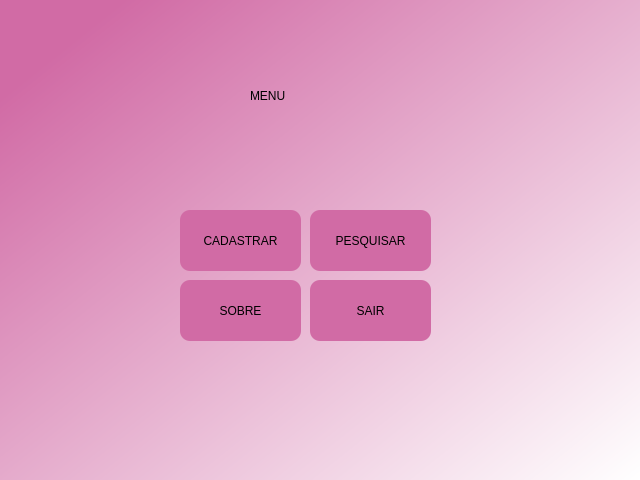
<?xml version="1.0" encoding="UTF-8"?>
<ui version="4.0">
 <class>menuWindow</class>
 <widget class="QDialog" name="menuWindow">
  <property name="geometry">
   <rect>
    <x>0</x>
    <y>0</y>
    <width>640</width>
    <height>480</height>
   </rect>
  </property>
  <property name="windowTitle">
   <string>Menu</string>
  </property>
  <widget class="QWidget" name="bgWidget" native="true">
   <property name="geometry">
    <rect>
     <x>0</x>
     <y>0</y>
     <width>640</width>
     <height>480</height>
    </rect>
   </property>
   <property name="styleSheet">
    <string notr="true">QWidget#bgWidget{
background-color: qlineargradient(spread:pad, x1:0.073, y1:0.128341, x2:1, y2:1, stop:0 rgba(209, 107, 165, 255), stop:1 rgba(255, 255, 255, 255));}</string>
   </property>
   <widget class="QLabel" name="label">
    <property name="geometry">
     <rect>
      <x>250</x>
      <y>60</y>
      <width>121</width>
      <height>71</height>
     </rect>
    </property>
    <property name="styleSheet">
     <string notr="true">font: 36pt &quot;Monospace&quot;;</string>
    </property>
    <property name="text">
     <string>MENU</string>
    </property>
   </widget>
   <widget class="QPushButton" name="signButton">
    <property name="geometry">
     <rect>
      <x>180</x>
      <y>210</y>
      <width>121</width>
      <height>61</height>
     </rect>
    </property>
    <property name="cursor">
     <cursorShape>PointingHandCursor</cursorShape>
    </property>
    <property name="styleSheet">
     <string notr="true">border-radius: 10px;
border-color: rgb(255, 255, 255);
background-color: rgba(209, 107, 165, 255);
</string>
    </property>
    <property name="text">
     <string>CADASTRAR</string>
    </property>
    <property name="icon">
     <iconset theme="QIcon::ThemeIcon::InsertImage">
      <normaloff>Icon/signUp.png</normaloff>
      <normalon>Icon/signUp.png</normalon>
      <disabledoff>Icon/signUp.png</disabledoff>
      <disabledon>Icon/signUp.png</disabledon>
      <activeoff>Icon/signUp.png</activeoff>
      <activeon>Icon/signUp.png</activeon>
      <selectedoff>Icon/signUp.png</selectedoff>
      <selectedon>Icon/signUp.png</selectedon>Icon/signUp.png</iconset>
    </property>
    <property name="iconSize">
     <size>
      <width>40</width>
      <height>40</height>
     </size>
    </property>
   </widget>
   <widget class="QPushButton" name="searchButton">
    <property name="geometry">
     <rect>
      <x>310</x>
      <y>210</y>
      <width>121</width>
      <height>61</height>
     </rect>
    </property>
    <property name="cursor">
     <cursorShape>PointingHandCursor</cursorShape>
    </property>
    <property name="styleSheet">
     <string notr="true">border-radius: 10px;
border-color: rgb(255, 255, 255);
background-color: rgba(209, 107, 165, 255);</string>
    </property>
    <property name="text">
     <string>PESQUISAR</string>
    </property>
    <property name="icon">
     <iconset theme="QIcon::ThemeIcon::DocumentPrintPreview">
      <normaloff>Icon/search.png</normaloff>
      <normalon>Icon/search.png</normalon>
      <disabledoff>Icon/search.png</disabledoff>
      <disabledon>Icon/search.png</disabledon>
      <activeoff>Icon/search.png</activeoff>
      <activeon>Icon/search.png</activeon>
      <selectedoff>Icon/search.png</selectedoff>Icon/search.png</iconset>
    </property>
    <property name="iconSize">
     <size>
      <width>40</width>
      <height>40</height>
     </size>
    </property>
   </widget>
   <widget class="QPushButton" name="aboutButton">
    <property name="geometry">
     <rect>
      <x>180</x>
      <y>280</y>
      <width>121</width>
      <height>61</height>
     </rect>
    </property>
    <property name="cursor">
     <cursorShape>PointingHandCursor</cursorShape>
    </property>
    <property name="styleSheet">
     <string notr="true">border-radius: 10px;
border-color: rgb(255, 255, 255);
background-color: rgba(209, 107, 165, 255);</string>
    </property>
    <property name="text">
     <string>SOBRE</string>
    </property>
    <property name="icon">
     <iconset theme="QIcon::ThemeIcon::FormatTextDirectionLtr">
      <normalon>Icon/about.png</normalon>
     </iconset>
    </property>
    <property name="iconSize">
     <size>
      <width>40</width>
      <height>40</height>
     </size>
    </property>
   </widget>
   <widget class="QPushButton" name="exitButton">
    <property name="geometry">
     <rect>
      <x>310</x>
      <y>280</y>
      <width>121</width>
      <height>61</height>
     </rect>
    </property>
    <property name="cursor">
     <cursorShape>PointingHandCursor</cursorShape>
    </property>
    <property name="styleSheet">
     <string notr="true">border-radius: 10px;
border-color: rgb(255, 255, 255);
background-color: rgba(209, 107, 165, 255);</string>
    </property>
    <property name="text">
     <string>SAIR</string>
    </property>
    <property name="icon">
     <iconset theme="QIcon::ThemeIcon::ListRemove">
      <normalon>Icon/exit.png</normalon>
     </iconset>
    </property>
    <property name="iconSize">
     <size>
      <width>40</width>
      <height>40</height>
     </size>
    </property>
   </widget>
  </widget>
 </widget>
 <resources/>
 <connections/>
</ui>
